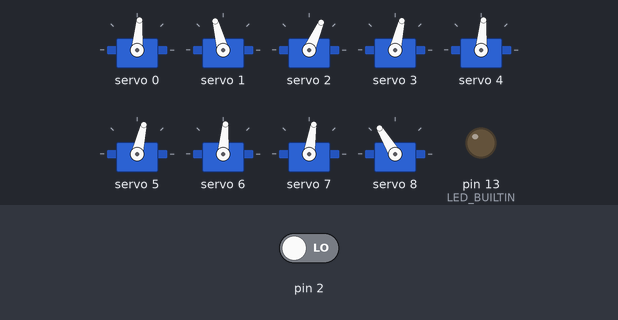
Bench run of a sketch on a simulated Arduino Uno, built with avr-gcc and run on an emulated ATmega328P. On the bench: 9 × servo, output pins drawn as LEDs (lit = HIGH). Inputs (shaded band) come from the test bench; at power-on: pin 2 LOW. Random numbers use the default seed unless the sketch sets one.

Above: at 1.4 s.
1.5 s: pin 2 driven HIGH
At 2.19 s:
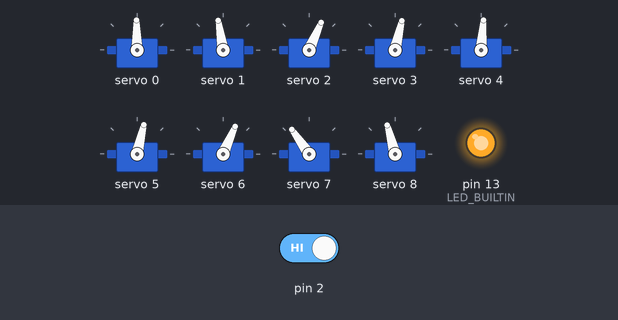
4.5 s: pin 2 driven LOW
At 5.7 s:
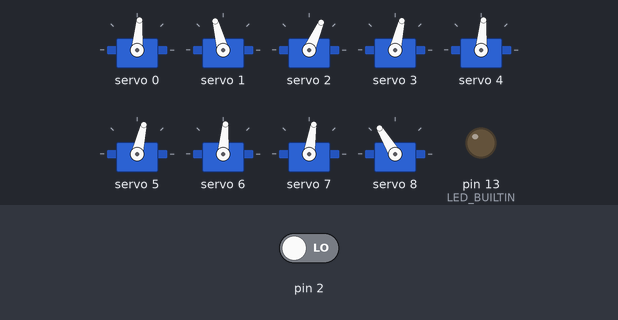
6.0 s: pin 2 driven HIGH
At 7.68 s:
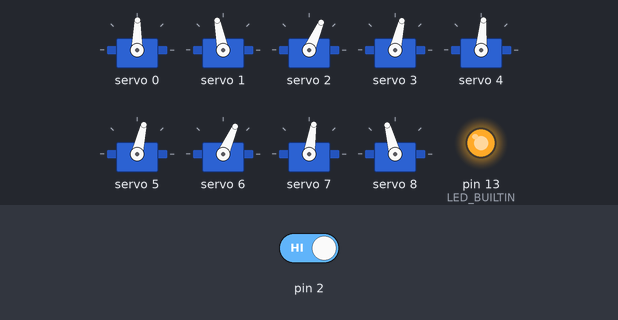
Timing chart, 0 to 15.0 s (numbered marks = the images above; inputs shaded):
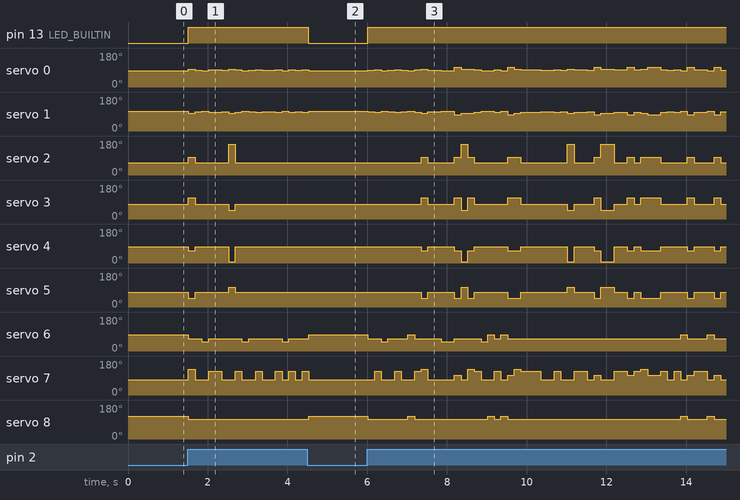

Measured:
- after the input at 1.5 s, pin 13 (LED_BUILTIN): LOW → HIGH at once; servo 0: 85° → 95° at once, → 89° 0.17 s later, → 85° 0.17 s later, → 91° 0.17 s later, … (16 changes in this stretch)
- after the input at 4.5 s, pin 13 (LED_BUILTIN): HIGH → LOW at once
- after the input at 6.0 s, pin 13 (LED_BUILTIN): LOW → HIGH at once; servo 0: 85° → 89° at once, → 91° 0.17 s later, → 85° 0.17 s later, → 89° 0.17 s later, … (42 changes in this stretch)

The sketch:

ile_suu.ino
```cpp
#include <Wire.h>
#include <Adafruit_PWMServoDriver.h>
#include <SPI.h>

Adafruit_PWMServoDriver pwm = Adafruit_PWMServoDriver();

uint16_t phonemeA[] = {400, 350, 370, 420, 300, 250, 300, 400, 400}; //AEIH
uint16_t phonemeO[] = {375, 375, 550, 250, 150, 400, 300, 340, 400}; //OUW  !!!!!
uint16_t phonemeB[] = {350, 400, 300, 330, 350, 330, 350, 340, 440}; //BMP
uint16_t phonemeG[] = {360, 390, 300, 330, 350, 330, 300, 340, 400}; //GKXYJR
uint16_t phonemeS[] = {365, 385, 300, 330, 350, 330, 300, 450, 400}; //CDNSTZKQ
uint16_t phonemeTh[] = {360, 390, 350, 350, 350, 350, 350, 495, 350};//Th
uint16_t phonemeL[] = {375, 375, 370, 420, 300, 250, 300, 480, 400};//L
uint16_t phonemeF[] = {350, 400, 300, 330, 350, 330, 260, 340, 400};//FV

char chars[] = { 'a', 'b', 'c', 'd', 'e', 'f', 'g', 'h', 'i', 'j', 'k', 'l', 'm', 'n', 'o', 'p', 'q', 'r', 's', 't', 'u', 'v', 'w', 'x', 'y', 'z' };

int pause = 150;

bool debug = false;
//bool debug = true;
String command;

void setup() {
  Serial.begin(9600);

  pinMode(LED_BUILTIN, OUTPUT);
  digitalWrite(LED_BUILTIN, LOW);

  // Input signal
  pinMode(2, INPUT);

  pwm.begin();
  pwm.setPWMFreq(60);
  delay(200);
  phonemePose(phonemeB);
}
void loop() {
  // Debug using serial commands
  if(debug) {
    // Monitor input
    //Serial.println(digitalRead(2));
    // Read command
    if (Serial.available()) {
      command = Serial.readStringUntil('\n');
    }
    // Serial.println(command);
    phonemeMatch(command[0]);
  }
  // Auto mode
  else {
    if(digitalRead(2)) {
      digitalWrite(LED_BUILTIN, HIGH);
      phonemeMatch(chars[random(sizeof(chars))]);
    } else {
      digitalWrite(LED_BUILTIN, LOW);
      phonemePose(phonemeB);
    }
  }
  delay(10);
}

void phonemePose(uint16_t phoneme[]) {
  for(uint8_t i = 0; i <=8; i++){
    pwm.setPWM(i, 0, phoneme[i]);
  }
}

void phonemeMatch(char letter){
  //Serial.println(letter);
  if ((letter == 'a') || (letter == 'e') || (letter == 'i') || (letter == 'h'))
    phonemePose(phonemeA);
  if ((letter == 'o') || (letter == 'u') || (letter == 'w'))
    phonemePose(phonemeO);
  if ((letter == 'b') || (letter == 'm') || (letter == 'p'))
    phonemePose(phonemeB);
  if ((letter == 'g') || (letter == 'k') || (letter == 'x') || (letter == 'y') || (letter == 'j') || (letter == 'r'))
    phonemePose(phonemeG);
  if ((letter == 'c') || (letter == 'd') || (letter == 'n') || (letter == 's') || (letter == 't') || (letter == 'z') || (letter == 'k') || (letter == 'q'))
    phonemePose(phonemeS);
  if ((letter == 'l'))
    phonemePose(phonemeL);
  if ((letter == 'f') || (letter == 'v'))
    phonemePose(phonemeF);

  delay(pause);
}
```
